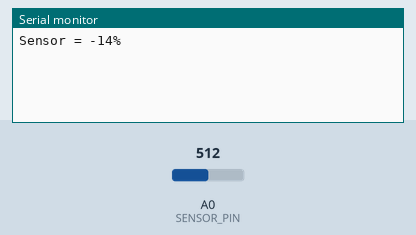
This sketch was run on a simulated Arduino Uno, built with avr-gcc and run on an emulated ATmega328P. On the bench: the last lines printed to the serial monitor. Inputs (shaded band) come from the test bench; at power-on: A0 (SENSOR_PIN) = 512.

Above: at 2.7 s.
2.8 s: A0 (SENSOR_PIN) set to 716
At 3.9 s:
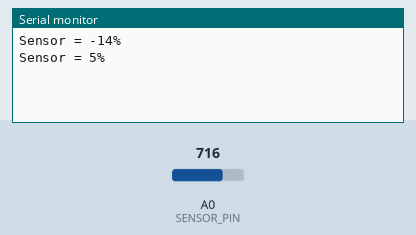
5.1 s: A0 (SENSOR_PIN) set to 900
At 6.7 s:
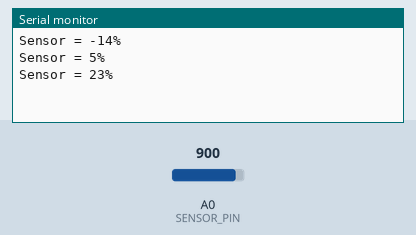
Timing chart, 0 to 8.2 s (numbered marks = the images above; inputs shaded):
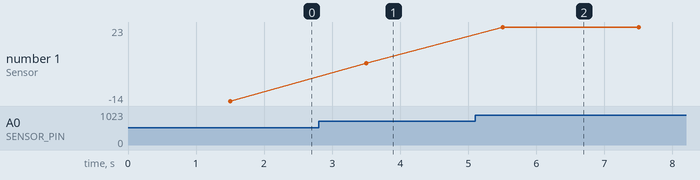

The sketch:

water_detect.ino
```cpp
/*
Cayenne Generic Analog Input Example

This sketch shows how to send Generic Analog Input Sensor data to the Cayenne Dashboard.

The CayenneMQTT Library is required to run this sketch. If you have not already done so you can install it from the Arduino IDE Library Manager.

Steps:
1. Attach an analog input device (e.g. a potentiometer) to an analog pin on your Arduino. Make sure to use an analog pin, not a digital pin.
2. Set the SENSOR_PIN value below to the pin number you used when connecting the sensor.
3. Set the VIRTUAL_CHANNEL value below to a free virtual channel (or the virtual channel of an Generic Analog Input Sensor widget you have added) in the Dashboard.
4. Set the Cayenne authentication info to match the authentication info from the Dashboard.
5. Compile and upload this sketch.
6. Once the Arduino connects to the Dashboard it should automatically create a temporary display widget (or update the Generic Analog Input Sensor widget you have added) with data.
   To make a temporary widget permanent click the plus sign on the widget.
*/

#define CAYENNE_PRINT Serial  // Comment this out to disable prints and save space
#include <CayenneMQTTEthernet.h>

// Cayenne authentication info. This should be obtained from the Cayenne Dashboard.
char username[] = "put your username here ";
char password[] = "put your password here";
char clientID[] = "put your clientID here";

#define SENSOR_PIN 0
#define VIRTUAL_CHANNEL 8
int sensorValue = 0;
void setup()
{
  Serial.begin(9600);
  Cayenne.begin(username, password, clientID);
}

void loop()
{
 sensorValue = analogRead(SENSOR_PIN);
 Serial.print("Sensor = " );
 Serial.print(sensorValue*100/1024);
 Serial.println("%");
 delay(1000);
  Cayenne.loop();
}

// This function is called at intervals to send sensor data to Cayenne.
CAYENNE_OUT(VIRTUAL_CHANNEL)
{
   sensorValue = analogRead(SENSOR_PIN);
  Cayenne.virtualWrite(VIRTUAL_CHANNEL, analogRead(SENSOR_PIN)*100/1024);
}
```

Measured:
- after the input at 2.8 s, the serial monitor: prints a new line after 0.70 s (image 1)
- after the input at 5.1 s, the serial monitor: prints a new line after 0.40 s (image 2)
- plotted number 1: -14 → 5 after the input at 2.8 s, 5 → 23 after the input at 5.1 s
